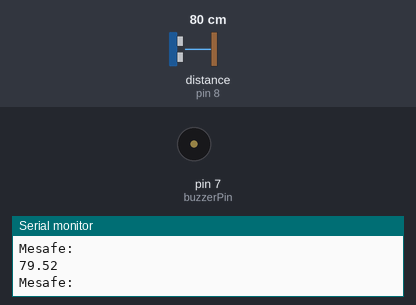
Recording of a sketch running on a simulated Arduino Uno, built with avr-gcc and run on an emulated ATmega328P. On the bench: buzzer (waves = sounding, pin HIGH), the last lines printed to the serial monitor. Wiring (inferred from the names in the program): ultrasonic range finder: trigger pin 9; echo pin 8. The inputs (shaded band) are chosen by the test bench; at power-on: distance to the obstacle (sensor on pin 8) 80 cm. The echo pulse lasts 58.3 µs per cm; pins used as bus, display or sensor lines are not drawn.

Above: at 1.2 s.
1.3 s: distance to the obstacle (sensor on pin 8) set to 56 cm
2.8 s: distance to the obstacle (sensor on pin 8) set to 45 cm
At 3.04 s:
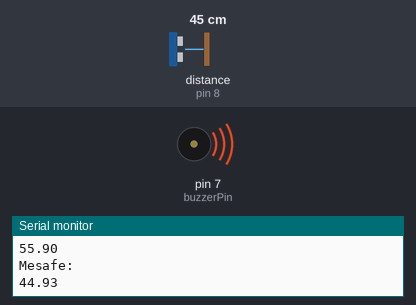
5.8 s: distance to the obstacle (sensor on pin 8) set to 2 cm
8.8 s: distance to the obstacle (sensor on pin 8) set to 35 cm
11.8 s: distance to the obstacle (sensor on pin 8) set to 60 cm
At 12.7 s:
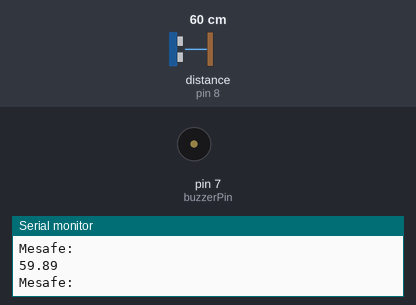
Timing chart, 0 to 14.4 s (numbered marks = the images above; inputs shaded):
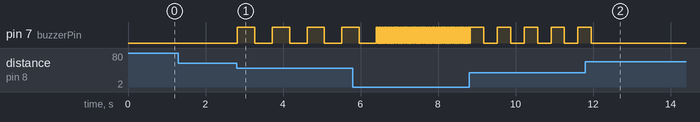

The sketch:

mesafe_sensoru.ino
```cpp
int trigPin=9, echoPin=8,buzzerPin=7;
float sure, mesafe;
void setup(){

  pinMode(trigPin,OUTPUT);
  pinMode(echoPin,INPUT);
  pinMode(buzzerPin,OUTPUT);
  Serial.begin(9600);
}

void loop(){
  digitalWrite(trigPin,LOW);
  delayMicroseconds(2);
  digitalWrite(trigPin,HIGH);
  delayMicroseconds(10);
  digitalWrite(trigPin,LOW);

  sure=pulseIn(echoPin,HIGH);
  mesafe=(sure/2)*0.03423;
  Serial.println("Mesafe: ");
  Serial.println(mesafe);

  if (mesafe<=15){
    digitalWrite(2,LOW);
    digitalWrite(3,LOW);
    digitalWrite(4,HIGH);
    digitalWrite(buzzerPin,HIGH);
    delay(mesafe*10);
    digitalWrite(buzzerPin,LOW);
    delay(mesafe*10);
    }
  else if(mesafe>15 && mesafe<=30){
    digitalWrite(2,LOW);
    digitalWrite(3,HIGH);
    digitalWrite(4,LOW);
    digitalWrite(buzzerPin,HIGH);
    delay(mesafe*10);
    digitalWrite(buzzerPin,LOW);
    delay(mesafe*10);
    }
  else if(mesafe>30 && mesafe<=50){
    digitalWrite(2,HIGH);
    digitalWrite(3,LOW);
    digitalWrite(4,LOW);
    digitalWrite(buzzerPin,HIGH);
    delay(mesafe*10);
    digitalWrite(buzzerPin,LOW);
    delay(mesafe*10);
    }
  else{
    digitalWrite(2,LOW);
    digitalWrite(3,LOW);
    digitalWrite(4,LOW);
    digitalWrite(buzzerPin,LOW);
  }
}
```

Measured:
- the behaviour switches between 51 and 50 cm on distance to the obstacle (sensor on pin 8) (found by bisection; images 0 and 1)
- after the input at 2.8 s, pin 7 (buzzerPin): alternates HIGH for 0.45 s and LOW for 0.45 s, starting at once
- after the input at 11.8 s, pin 7 (buzzerPin): goes on until 12.0 s, then stays LOW
